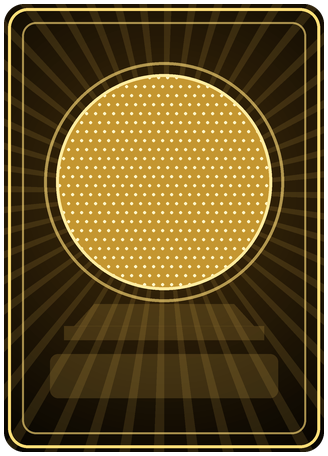
#> input picture games/soccer-chapa/game/assets/ui/card_ball_epic.png, 328 x 456 px
$ python -i ui.py   (imports and definitions only)
#> lines starting #> are read from the running program, lines starting #| are printed output that depends on the picture; after the words box and inside, x2 and y2 are one past the last pixel; in counts of white or black regions, pixels touching at a corner belong together
# Las texturas de la interfaz (PNG a 2x, en games/soccer-chapa/game/assets/ui/). Lo que lleva el
# color de un equipo sale en blanco: el juego lo tine.
#   python3 ui.py ../../assets/ui
import math
import os
import sys
from PIL import Image, ImageDraw, ImageFilter, ImageFont

OUT = sys.argv[1]
FONTS = os.path.join(os.path.dirname(__file__), '..', '..', 'fonts')
# [1 line not run here, left out]

DARK = (14, 18, 22)
DARK2 = (30, 37, 45)
PAPER = (244, 241, 234)


def font(name, size):
    return ImageFont.truetype(os.path.join(FONTS, name), size)


def vgrad(w, h, top, bottom):
#> called with w = 600, h = 84, top = (30, 37, 45), bottom = (14, 18, 22)
    im = Image.new('RGBA', (w, h))
#> im: PIL image 600x84 RGBA; every value is 0
    d = ImageDraw.Draw(im)
    for y in range(h):
        f = y / max(1, h - 1)
        c = tuple(int(top[i] + (bottom[i] - top[i]) * f) for i in range(3))
        d.line([(0, y), (w, y)], fill=c + (255,))
    return im


def rounded(w, h, r):
#> called with w = 600, h = 84, r = 14
    m = Image.new('L', (w, h), 0)
#> m: PIL image 600x84 L; every value is 0
    ImageDraw.Draw(m).rounded_rectangle([0, 0, w - 1, h - 1], r, fill=255)
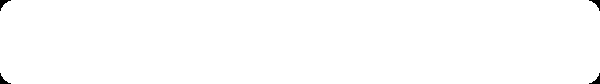
#> m: PIL image 600x84 L; 99.6% white; 4 black regions, box (x1, y1, x2, y2) and area: (0, 0, 11, 11) 46, (589, 0, 600, 11) 46, (0, 73, 11, 84) 46, (589, 73, 600, 84) 46
    return m


def panel(w, h, r, top=DARK2, bottom=DARK, alpha=235):
    im = vgrad(w, h, top, bottom)
    m = rounded(w, h, r).point(lambda v: v * alpha // 255)
    im.putalpha(m)
    d = ImageDraw.Draw(im)
    # un filo de luz arriba
    d.rounded_rectangle([1, 1, w - 2, h - 2], r, outline=(255, 255, 255, 38))
    return im


def shadow(im, blur=10, off=4, alpha=140):
    w, h = im.size
    pad = blur * 2
    out = Image.new('RGBA', (w + pad * 2, h + pad * 2), (0, 0, 0, 0))
    sh = Image.new('RGBA', out.size, (0, 0, 0, 0))
    a = im.getchannel('A').point(lambda v: v * alpha // 255)
    sh.paste((0, 0, 0, 255), (pad, pad + off), a)
    out = Image.alpha_composite(out, sh.filter(ImageFilter.GaussianBlur(blur)))
    out.alpha_composite(im, (pad, pad))
    return out


def save(im, name):
    im.save(os.path.join(OUT, name))


# --------------------------------------------------------------- marcador
# placa: [color][ NOMBRE ][ 0 | 0 ][ NOMBRE ][color]
SB_W, SB_H = 600, 84
sb = panel(SB_W, SB_H, 14)
score = vgrad(150, SB_H - 16, (250, 248, 243), (220, 216, 207))
#> in vgrad (call 2), `im = Image.new('RGBA', (w, h))`: im: PIL image 150x68 RGBA; every value is 0
# [5 lines not run here, left out]

# franja de color de un equipo (dos mitades: se tinen por separado)
chip = Image.new('RGBA', (14, 34), (255, 255, 255, 255))
# [2 lines not run here, left out]

# la barra del turno
bar = Image.new('RGBA', (160, 8), (255, 255, 255, 255))
# [2 lines not run here, left out]

# ------------------------------------------------- medidor (estilo golf)
# como en un juego de golf: una barra de cristal claro con una pista
# hundida; la fuerza crece hacia la izquierda (X1 es el 0 %, X0 el 100 %)
# con relleno amarillo, y la zona de precision esta a la derecha del 0 %,
# en rosa. Se dibuja a 4x y se reduce (bordes suaves). Si cambia, cambiar
# tambien games/soccer-chapa/game/src/ui/meter.js y games/soccer-chapa/game/src/match/aim.js (IMPACT, ZONE)
MW, MH = 920, 64
X0, X1 = 60, 760              # 100 % y 0 %
ZC, ZH = 834, 70              # centro y media anchura de la zona de precision
PH = 13                       # media anchura del centro perfecto
FY = 16                       # donde empieza el relleno (arriba)
SS = 4                        # dibujar a 4x


def big(w, h):
    return Image.new('RGBA', (w * SS, h * SS), (0, 0, 0, 0))


def small(im, w, h):
    return im.resize((w, h), Image.LANCZOS)


def rr(d, box, r, **kw):
    d.rounded_rectangle([v * SS for v in box], r * SS, **kw)


# el marco de cristal
frame = big(MW, MH)
#> frame: PIL image 3680x256 RGBA; every value is 0
glass = vgrad(MW * SS, MH * SS, (255, 255, 255), (214, 219, 214))
m = Image.new('L', glass.size, 0)
#> m: PIL image 3680x256 L; every value is 0
# [3 lines not run here, left out]
d = ImageDraw.Draw(frame)
# [2 lines not run here, left out]
# la pista hundida: oscura, con sombra interior arriba; llega hasta el
# final de la zona de precision
TX0, TX1 = X0 - 8, ZC + ZH + 4
track = vgrad((TX1 - TX0) * SS, (MH - FY * 2 + 8) * SS, (34, 40, 44), (70, 78, 82))
#> in vgrad (call 4), `im = Image.new('RGBA', (w, h))`: im: PIL image 3424x160 RGBA; every value is 0
tm = Image.new('L', track.size, 0)
#> tm: PIL image 3424x160 L; every value is 0
# [13 lines not run here, left out]

# el relleno: amarillo con volumen (claro arriba, intenso abajo) y brillo
FH = MH - FY * 2
fill = vgrad((X1 - X0) * SS, FH * SS, (255, 236, 120), (246, 168, 30))
#> in vgrad (call 5), `im = Image.new('RGBA', (w, h))`: im: PIL image 2800x128 RGBA; every value is 0
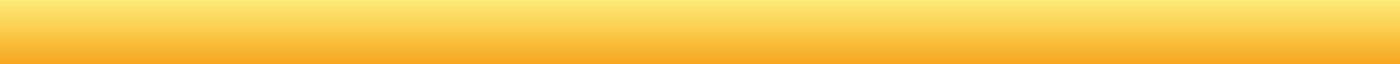
#> fill: PIL image 2800x128 RGBA (shown at 1/2 size); mean R, G, B, A 250, 201.5, 74.5, 255
hl = big(X1 - X0, FH)
# [3 lines not run here, left out]

# la aguja: una barra fina con un triangulo arriba y otro abajo
NW, NH = 30, MH + 18
nd = big(NW, NH)
#> nd: PIL image 120x328 RGBA; every value is 0
d = ImageDraw.Draw(nd)
dark = (28, 32, 36, 255)
# [4 lines not run here, left out]
# la marca de la fuerza fijada y la flecha amarilla de la zona
mk = big(30, 22)
#> mk: PIL image 120x88 RGBA; every value is 0
# [2 lines not run here, left out]
# la precision, como en un juego de golf: una linea bajo la barra (va
# aparte: games/soccer-chapa/game/src/ui/meter.js la pone debajo), con los lados en rosa apagado y
# el centro perfecto en blanco con borde
ZL = big(ZH * 2 + 4, 20)
#> ZL: PIL image 576x80 RGBA; every value is 0
d = ImageDraw.Draw(ZL)
# [3 lines not run here, left out]
up = big(36, 28)
#> up: PIL image 144x112 RGBA; every value is 0
# [2 lines not run here, left out]

# ----------------------------------------------------------------- botones
def button(kind):
    s = 64
    im = Image.new('RGBA', (s, s), (0, 0, 0, 0))
    d = ImageDraw.Draw(im)
    d.ellipse([2, 2, s - 3, s - 3], fill=DARK + (230,), outline=PAPER + (230,), width=3)
    c = s // 2
    if kind in ('a', 'b', 'x', 'y'):
        f = font('Montserrat-Black.otf', 30)
        d.text((c, c + 1), kind.upper(), font=f, fill=PAPER + (255,), anchor='mm')
    if kind in ('r2', 'l2'):
        d.text((c, c + 1), kind.upper(), font=font('Montserrat-Black.otf', 22), fill=PAPER + (255,), anchor='mm')
    if kind == 'lr':
        d.polygon([(c - 20, c), (c - 6, c - 11), (c - 6, c + 11)], fill=PAPER)
        d.polygon([(c + 20, c), (c + 6, c - 11), (c + 6, c + 11)], fill=PAPER)
    if kind == 'ud':
        d.polygon([(c, c - 20), (c - 11, c - 6), (c + 11, c - 6)], fill=PAPER)
        d.polygon([(c, c + 20), (c - 11, c + 6), (c + 11, c + 6)], fill=PAPER)
    if kind == 'move':                     # mover: las cuatro flechas (cruceta o palanca)
        for dx, dy in ((0, -1), (0, 1), (-1, 0), (1, 0)):
            tip, base, side = (c + dx * 21, c + dy * 21), (c + dx * 9, c + dy * 9), (dy * 8, dx * 8)
            d.polygon([tip, (base[0] + side[0], base[1] + side[1]), (base[0] - side[0], base[1] - side[1])], fill=PAPER)
    if kind == 'l1r1':                     # elegir: L1 / R1
        f = font('Montserrat-Black.otf', 15)
        d.text((c, c - 9), 'L1', font=f, fill=PAPER + (255,), anchor='mm')
        d.text((c, c + 10), 'R1', font=f, fill=PAPER + (255,), anchor='mm')
    if kind == 'start':                    # las opciones: el menu (tres rayas)
        for y in (c - 10, c, c + 10):
            d.rounded_rectangle([c - 14, y - 3, c + 14, y + 3], 3, fill=PAPER)
    return im


# [2 lines not run here, left out]

# ---------------------------------------------------------------- gol
# la franja oscura inclinada y las dos lineas de color (se tinen)
GW, GH = 1600, 260
band = Image.new('RGBA', (GW, GH), (0, 0, 0, 0))
#> band: PIL image 1600x260 RGBA; every value is 0
# [3 lines not run here, left out]
line = Image.new('RGBA', (GW, 40), (0, 0, 0, 0))
#> line: PIL image 1600x40 RGBA; every value is 0
# [3 lines not run here, left out]

# ------------------------------------------------------------------ viento
# la placa del viento, con el estilo del marcador: a la izquierda un
# circulo (la flecha va dentro, centrada en x 42, y 42); a la derecha el
# juego escribe la fuerza
WP_W, WP_H = 230, 84
wp = panel(WP_W, WP_H, 14)
#> in vgrad (call 6), `im = Image.new('RGBA', (w, h))`: im: PIL image 230x84 RGBA; every value is 0
#> call 2 of rounded, with w = 230, h = 84, r = 14
#> in rounded (call 2), `m = Image.new('L', (w, h), 0)`: m: PIL image 230x84 L; every value is 0
#> in rounded (call 2), `ImageDraw.Draw(m).rounded_rectangle([0, 0, w - 1, h - 1], r, fill=255)`:
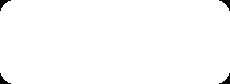
#> m: PIL image 230x84 L; 99% white; 4 black regions, box (x1, y1, x2, y2) and area: (0, 0, 11, 11) 46, (219, 0, 230, 11) 46, (0, 73, 11, 84) 46, (219, 73, 230, 84) 46
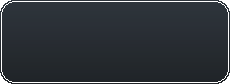
#> wp: PIL image 230x84 RGBA; mean R, G, B, A 28.6, 33.9, 39.7, 226.8; transparent parts drawn white
d = ImageDraw.Draw(wp)
# [8 lines not run here, left out]

# la flecha: fina, con la punta en chevron (mira a la derecha; se gira)
arrow = Image.new('RGBA', (96, 40), (0, 0, 0, 0))
#> arrow: PIL image 96x40 RGBA; every value is 0
d = ImageDraw.Draw(arrow)
# [3 lines not run here, left out]

# ------------------------------------------------------------- punteria
dot = Image.new('RGBA', (24, 24), (0, 0, 0, 0))
#> dot: PIL image 24x24 RGBA; every value is 0
# [2 lines not run here, left out]
tip = Image.new('RGBA', (40, 40), (0, 0, 0, 0))
#> tip: PIL image 40x40 RGBA; every value is 0
# [2 lines not run here, left out]

# el halo bajo la chapa elegida: un anillo suave (se tine)
HS = 256
halo = Image.new('RGBA', (HS, HS), (0, 0, 0, 0))
#> halo: PIL image 256x256 RGBA; every value is 0
# [1 line not run here, left out]
halo = halo.filter(ImageFilter.GaussianBlur(9))
ring = Image.new('RGBA', (HS, HS), (0, 0, 0, 0))
# [3 lines not run here, left out]

# ---------------------------------------------------------- nombre de chapa
# la etiqueta bajo la chapa: una pastilla oscura (el juego la estira al
# nombre) y su linea de color de equipo debajo (se tine)
tag = panel(240, 44, 22, alpha=225)
#> in vgrad (call 7), `im = Image.new('RGBA', (w, h))`: im: PIL image 240x44 RGBA; every value is 0
#> in rounded (call 3), `m = Image.new('L', (w, h), 0)`: m: PIL image 240x44 L; every value is 0
#> in rounded (call 3), `ImageDraw.Draw(m).rounded_rectangle([0, 0, w - 1, h - 1], r, fill=255)`: m: PIL image 240x44 L; 96% white; 4 black regions, box (x1, y1, x2, y2) and area: (0, 0, 17, 17) 105, (223, 0, 240, 17) 105, (0, 27, 17, 44) 105, (223, 27, 240, 44) 105
# [1 line not run here, left out]
tline = Image.new('RGBA', (200, 6), (255, 255, 255, 255))
# [2 lines not run here, left out]

# ---------------------------------------------------------------- terreno
# la gota de lluvia: un trazo fino que se desvanece arriba (cae hacia abajo)
drop = Image.new('RGBA', (8, 64), (0, 0, 0, 0))
dd = ImageDraw.Draw(drop)
# [3 lines not run here, left out]

# ------------------------------------------------------------------- carta
# el brillo que recorre la carta (games/soccer-chapa/game/src/ui/card/card.js); el resto de la carta lo
# hace games/soccer-chapa/game/tools/ui/card.py
# La franja va en diagonal: la imagen es mas ancha que la carta (SHINE_PAD a
# la izquierda y mas a la derecha) para que la franja quepa entera y no se
# vea su corte; el juego la pone SHINE_PAD px a la izquierda (games/soccer-chapa/game/src/ui/card/card.js)
CW, CH, SHINE_PAD = 320, 448, 100
shine = Image.new('RGBA', (CW + SHINE_PAD + 200, CH), (0, 0, 0, 0))
#> shine: PIL image 620x448 RGBA; every value is 0
sd = ImageDraw.Draw(shine)
# [4 lines not run here, left out]
shine = shine.filter(ImageFilter.GaussianBlur(4))
# [3 lines not run here, left out]

>>> from PIL import Image
>>> picture = Image.open('../../assets/ui/card_ball_epic.png')
#> picture is the input picture: PIL image 328x456 RGBA; mean R, G, B, A 93.1, 73.2, 29.7, 243.8
>>> result = shadow(picture)
#> in shadow, `out = Image.new('RGBA', (w + pad * 2, h + pad * 2), (0, 0, 0, 0))`: out: PIL image 368x496 RGBA; every value is 0
#> in shadow, `a = im.getchannel('A').point(lambda v: v * alpha // 255)`:
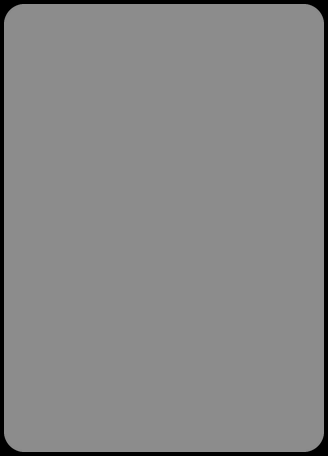
#> a: PIL image 328x456 L; min 0, max 140, mean 133.9
#> in shadow, `sh.paste((0, 0, 0, 255), (pad, pad + off), a)`:
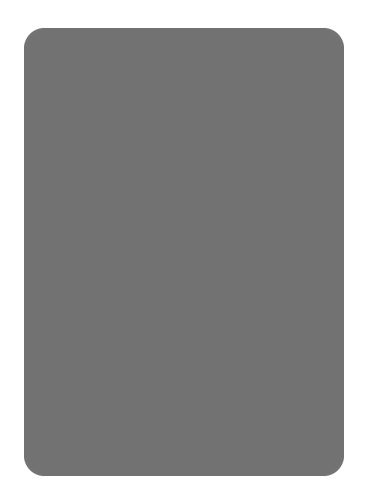
#> sh: PIL image 368x496 RGBA; mean R, G, B, A 0, 0, 0, 109.7; transparent parts drawn white
#> in shadow, `out.alpha_composite(im, (pad, pad))`:
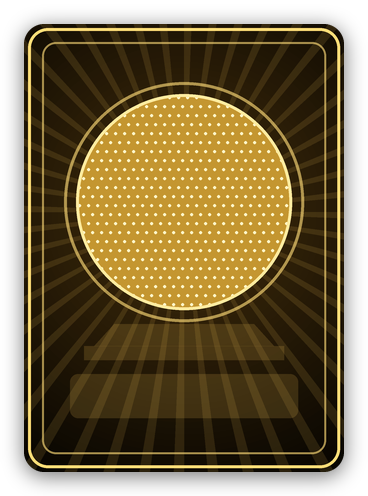
#> out: PIL image 368x496 RGBA; mean R, G, B, A 76.3, 60, 24.3, 204.6; transparent parts drawn white

$ run again, on games/soccer-chapa/game/assets/ui/card_ball_legendary.png
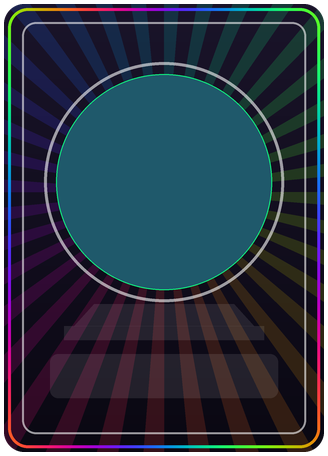
#> input picture games/soccer-chapa/game/assets/ui/card_ball_legendary.png, 328 x 456 px
#> frame: PIL image 3680x256 RGBA; every value is 0
#> tm: PIL image 3424x160 L; every value is 0
#> nd: PIL image 120x328 RGBA; every value is 0
#> mk: PIL image 120x88 RGBA; every value is 0
#> ZL: PIL image 576x80 RGBA; every value is 0
#> up: PIL image 144x112 RGBA; every value is 0
#> band: PIL image 1600x260 RGBA; every value is 0
#> line: PIL image 1600x40 RGBA; every value is 0
#> arrow: PIL image 96x40 RGBA; every value is 0
#> dot: PIL image 24x24 RGBA; every value is 0
#> tip: PIL image 40x40 RGBA; every value is 0
#> halo: PIL image 256x256 RGBA; every value is 0
#> shine: PIL image 620x448 RGBA; every value is 0
#> picture is the input picture: PIL image 328x456 RGBA; mean R, G, B, A 36.8, 47.1, 61.2, 243.8
#> in shadow, `out.alpha_composite(im, (pad, pad))`:
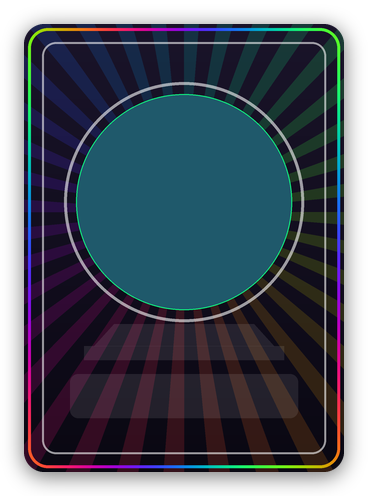
#> out: PIL image 368x496 RGBA; mean R, G, B, A 30.1, 38.6, 50.1, 204.6; transparent parts drawn white
